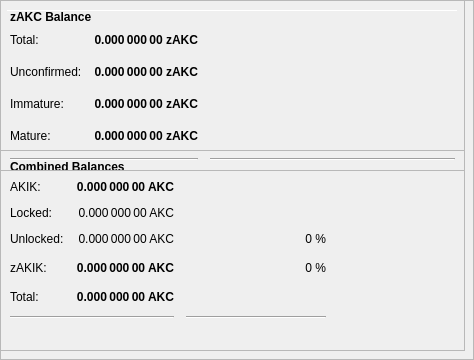
        <widget class="QFrame" name="frameObfuscation">
         <property name="minimumSize">
          <size>
           <width>0</width>
           <height>350</height>
          </size>
         </property>
         <property name="layoutDirection">
          <enum>Qt::LeftToRight</enum>
         </property>
         <property name="frameShape">
          <enum>QFrame::StyledPanel</enum>
         </property>
         <property name="frameShadow">
          <enum>QFrame::Raised</enum>
         </property>
         <widget class="QPushButton" name="runAutoDenom">
          <property name="geometry">
           <rect>
            <x>251</x>
            <y>17</y>
            <width>1</width>
            <height>1</height>
           </rect>
          </property>
          <property name="palette">
           <palette>
            <active>
             <colorrole role="WindowText">
              <brush brushstyle="SolidPattern">
               <color alpha="255">
                <red>0</red>
                <green>0</green>
                <blue>0</blue>
               </color>
              </brush>
             </colorrole>
             <colorrole role="Button">
              <brush brushstyle="SolidPattern">
               <color alpha="255">
                <red>239</red>
                <green>238</green>
                <blue>238</blue>
               </color>
              </brush>
             </colorrole>
             <colorrole role="Light">
              <brush brushstyle="SolidPattern">
               <color alpha="255">
                <red>255</red>
                <green>255</green>
                <blue>255</blue>
               </color>
              </brush>
             </colorrole>
             <colorrole role="Midlight">
              <brush brushstyle="SolidPattern">
               <color alpha="255">
                <red>247</red>
                <green>246</green>
                <blue>246</blue>
               </color>
              </brush>
             </colorrole>
             <colorrole role="Dark">
              <brush brushstyle="SolidPattern">
               <color alpha="255">
                <red>119</red>
                <green>119</green>
                <blue>119</blue>
               </color>
              </brush>
             </colorrole>
             <colorrole role="Mid">
              <brush brushstyle="SolidPattern">
               <color alpha="255">
                <red>159</red>
                <green>159</green>
                <blue>159</blue>
               </color>
              </brush>
             </colorrole>
             <colorrole role="Text">
              <brush brushstyle="SolidPattern">
               <color alpha="255">
                <red>0</red>
                <green>0</green>
                <blue>0</blue>
               </color>
              </brush>
             </colorrole>
             <colorrole role="BrightText">
              <brush brushstyle="SolidPattern">
               <color alpha="255">
                <red>255</red>
                <green>255</green>
                <blue>255</blue>
               </color>
              </brush>
             </colorrole>
             <colorrole role="ButtonText">
              <brush brushstyle="SolidPattern">
               <color alpha="255">
                <red>0</red>
                <green>0</green>
                <blue>0</blue>
               </color>
              </brush>
             </colorrole>
             <colorrole role="Base">
              <brush brushstyle="SolidPattern">
               <color alpha="255">
                <red>255</red>
                <green>255</green>
                <blue>255</blue>
               </color>
              </brush>
             </colorrole>
             <colorrole role="Window">
              <brush brushstyle="SolidPattern">
               <color alpha="255">
                <red>239</red>
                <green>238</green>
                <blue>238</blue>
               </color>
              </brush>
             </colorrole>
             <colorrole role="Shadow">
              <brush brushstyle="SolidPattern">
               <color alpha="255">
                <red>0</red>
                <green>0</green>
                <blue>0</blue>
               </color>
              </brush>
             </colorrole>
             <colorrole role="AlternateBase">
              <brush brushstyle="SolidPattern">
               <color alpha="255">
                <red>247</red>
                <green>246</green>
                <blue>246</blue>
               </color>
              </brush>
             </colorrole>
             <colorrole role="ToolTipBase">
              <brush brushstyle="SolidPattern">
               <color alpha="255">
                <red>255</red>
                <green>255</green>
                <blue>220</blue>
               </color>
              </brush>
             </colorrole>
             <colorrole role="ToolTipText">
              <brush brushstyle="SolidPattern">
               <color alpha="255">
                <red>0</red>
                <green>0</green>
                <blue>0</blue>
               </color>
              </brush>
             </colorrole>
            </active>
            <inactive>
             <colorrole role="WindowText">
              <brush brushstyle="SolidPattern">
               <color alpha="255">
                <red>0</red>
                <green>0</green>
                <blue>0</blue>
               </color>
              </brush>
             </colorrole>
             <colorrole role="Button">
              <brush brushstyle="SolidPattern">
               <color alpha="255">
                <red>239</red>
                <green>238</green>
                <blue>238</blue>
               </color>
              </brush>
             </colorrole>
             <colorrole role="Light">
              <brush brushstyle="SolidPattern">
               <color alpha="255">
                <red>255</red>
                <green>255</green>
                <blue>255</blue>
               </color>
              </brush>
             </colorrole>
             <colorrole role="Midlight">
              <brush brushstyle="SolidPattern">
               <color alpha="255">
                <red>247</red>
                <green>246</green>
                <blue>246</blue>
               </color>
              </brush>
             </colorrole>
             <colorrole role="Dark">
              <brush brushstyle="SolidPattern">
               <color alpha="255">
                <red>119</red>
                <green>119</green>
                <blue>119</blue>
               </color>
              </brush>
             </colorrole>
             <colorrole role="Mid">
              <brush brushstyle="SolidPattern">
               <color alpha="255">
                <red>159</red>
                <green>159</green>
                <blue>159</blue>
               </color>
              </brush>
             </colorrole>
             <colorrole role="Text">
              <brush brushstyle="SolidPattern">
               <color alpha="255">
                <red>0</red>
                <green>0</green>
                <blue>0</blue>
               </color>
              </brush>
             </colorrole>
             <colorrole role="BrightText">
              <brush brushstyle="SolidPattern">
               <color alpha="255">
                <red>255</red>
                <green>255</green>
                <blue>255</blue>
               </color>
              </brush>
             </colorrole>
             <colorrole role="ButtonText">
              <brush brushstyle="SolidPattern">
               <color alpha="255">
                <red>0</red>
                <green>0</green>
                <blue>0</blue>
               </color>
              </brush>
             </colorrole>
             <colorrole role="Base">
              <brush brushstyle="SolidPattern">
               <color alpha="255">
                <red>255</red>
                <green>255</green>
                <blue>255</blue>
               </color>
              </brush>
             </colorrole>
             <colorrole role="Window">
              <brush brushstyle="SolidPattern">
               <color alpha="255">
                <red>239</red>
                <green>238</green>
                <blue>238</blue>
               </color>
              </brush>
             </colorrole>
             <colorrole role="Shadow">
              <brush brushstyle="SolidPattern">
               <color alpha="255">
                <red>0</red>
                <green>0</green>
                <blue>0</blue>
               </color>
              </brush>
             </colorrole>
             <colorrole role="AlternateBase">
              <brush brushstyle="SolidPattern">
               <color alpha="255">
                <red>247</red>
                <green>246</green>
                <blue>246</blue>
               </color>
              </brush>
             </colorrole>
             <colorrole role="ToolTipBase">
              <brush brushstyle="SolidPattern">
               <color alpha="255">
                <red>255</red>
                <green>255</green>
                <blue>220</blue>
               </color>
              </brush>
             </colorrole>
             <colorrole role="ToolTipText">
              <brush brushstyle="SolidPattern">
               <color alpha="255">
                <red>0</red>
                <green>0</green>
                <blue>0</blue>
               </color>
              </brush>
             </colorrole>
            </inactive>
            <disabled>
             <colorrole role="WindowText">
              <brush brushstyle="SolidPattern">
               <color alpha="255">
                <red>119</red>
                <green>119</green>
                <blue>119</blue>
               </color>
              </brush>
             </colorrole>
             <colorrole role="Button">
              <brush brushstyle="SolidPattern">
               <color alpha="255">
                <red>239</red>
                <green>238</green>
                <blue>238</blue>
               </color>
              </brush>
             </colorrole>
             <colorrole role="Light">
              <brush brushstyle="SolidPattern">
               <color alpha="255">
                <red>255</red>
                <green>255</green>
                <blue>255</blue>
               </color>
              </brush>
             </colorrole>
             <colorrole role="Midlight">
              <brush brushstyle="SolidPattern">
               <color alpha="255">
                <red>247</red>
                <green>246</green>
                <blue>246</blue>
               </color>
              </brush>
             </colorrole>
             <colorrole role="Dark">
              <brush brushstyle="SolidPattern">
               <color alpha="255">
                <red>119</red>
                <green>119</green>
                <blue>119</blue>
               </color>
              </brush>
             </colorrole>
             <colorrole role="Mid">
              <brush brushstyle="SolidPattern">
               <color alpha="255">
                <red>159</red>
                <green>159</green>
                <blue>159</blue>
               </color>
              </brush>
             </colorrole>
             <colorrole role="Text">
              <brush brushstyle="SolidPattern">
               <color alpha="255">
                <red>119</red>
                <green>119</green>
                <blue>119</blue>
               </color>
              </brush>
             </colorrole>
             <colorrole role="BrightText">
              <brush brushstyle="SolidPattern">
               <color alpha="255">
                <red>255</red>
                <green>255</green>
                <blue>255</blue>
               </color>
              </brush>
             </colorrole>
             <colorrole role="ButtonText">
              <brush brushstyle="SolidPattern">
               <color alpha="255">
                <red>119</red>
                <green>119</green>
                <blue>119</blue>
               </color>
              </brush>
             </colorrole>
             <colorrole role="Base">
              <brush brushstyle="SolidPattern">
               <color alpha="255">
                <red>239</red>
                <green>238</green>
                <blue>238</blue>
               </color>
              </brush>
             </colorrole>
             <colorrole role="Window">
              <brush brushstyle="SolidPattern">
               <color alpha="255">
                <red>239</red>
                <green>238</green>
                <blue>238</blue>
               </color>
              </brush>
             </colorrole>
             <colorrole role="Shadow">
              <brush brushstyle="SolidPattern">
               <color alpha="255">
                <red>0</red>
                <green>0</green>
                <blue>0</blue>
               </color>
              </brush>
             </colorrole>
             <colorrole role="AlternateBase">
              <brush brushstyle="SolidPattern">
               <color alpha="255">
                <red>239</red>
                <green>238</green>
                <blue>238</blue>
               </color>
              </brush>
             </colorrole>
             <colorrole role="ToolTipBase">
              <brush brushstyle="SolidPattern">
               <color alpha="255">
                <red>255</red>
                <green>255</green>
                <blue>220</blue>
               </color>
              </brush>
             </colorrole>
             <colorrole role="ToolTipText">
              <brush brushstyle="SolidPattern">
               <color alpha="255">
                <red>0</red>
                <green>0</green>
                <blue>0</blue>
               </color>
              </brush>
             </colorrole>
            </disabled>
           </palette>
          </property>
          <property name="focusPolicy">
           <enum>Qt::NoFocus</enum>
          </property>
          <property name="autoFillBackground">
           <bool>true</bool>
          </property>
          <property name="text">
           <string/>
          </property>
          <property name="flat">
           <bool>true</bool>
          </property>
         </widget>
         <widget class="Line" name="line">
          <property name="geometry">
           <rect>
            <x>7</x>
            <y>10</y>
            <width>451</width>
            <height>1</height>
           </rect>
          </property>
          <property name="orientation">
           <enum>Qt::Horizontal</enum>
          </property>
         </widget>
         <widget class="QFrame" name="frame_3">
          <property name="geometry">
           <rect>
            <x>0</x>
            <y>150</y>
            <width>465</width>
            <height>201</height>
           </rect>
          </property>
          <property name="frameShape">
           <enum>QFrame::StyledPanel</enum>
          </property>
          <property name="frameShadow">
           <enum>QFrame::Raised</enum>
          </property>
          <layout class="QVBoxLayout" name="verticalLayout_5">
           <item>
            <layout class="QHBoxLayout" name="horizontalLayout_5" stretch="0">
             <item>
              <widget class="QLabel" name="label_5z">
               <property name="maximumSize">
                <size>
                 <width>16777215</width>
                 <height>20</height>
                </size>
               </property>
               <property name="font">
                <font>
                 <weight>75</weight>
                 <bold>true</bold>
                </font>
               </property>
               <property name="toolTip">
                <string>Combined Balances (including unconfirmed and immature coins)</string>
               </property>
               <property name="text">
                <string>&lt;html&gt;&lt;head/&gt;&lt;body&gt;&lt;p&gt;Combined Balances&lt;/p&gt;&lt;/body&gt;&lt;/html&gt;</string>
               </property>
              </widget>
             </item>
            </layout>
           </item>
           <item>
            <layout class="QGridLayout" name="gridLayout_3">
             <property name="spacing">
              <number>12</number>
             </property>
             <item row="7" column="0" colspan="2">
              <widget class="Line" name="lineSpendableBalance_3">
               <property name="orientation">
                <enum>Qt::Horizontal</enum>
               </property>
              </widget>
             </item>
             <item row="7" column="2">
              <widget class="Line" name="lineWatchBalance_3">
               <property name="sizePolicy">
                <sizepolicy hsizetype="Preferred" vsizetype="Fixed">
                 <horstretch>0</horstretch>
                 <verstretch>0</verstretch>
                </sizepolicy>
               </property>
               <property name="minimumSize">
                <size>
                 <width>140</width>
                 <height>0</height>
                </size>
               </property>
               <property name="orientation">
                <enum>Qt::Horizontal</enum>
               </property>
              </widget>
             </item>
             <item row="4" column="1">
              <widget class="QLabel" name="labelzBalancez">
               <property name="font">
                <font>
                 <weight>75</weight>
                 <bold>true</bold>
                </font>
               </property>
               <property name="cursor">
                <cursorShape>IBeamCursor</cursorShape>
               </property>
               <property name="toolTip">
                <string>Total of transactions that have yet to be confirmed, and do not yet count toward the spendable balance</string>
               </property>
               <property name="text">
                <string notr="true">0.000 000 00 AKC</string>
               </property>
               <property name="alignment">
                <set>Qt::AlignRight|Qt::AlignTrailing|Qt::AlignVCenter</set>
               </property>
               <property name="textInteractionFlags">
                <set>Qt::LinksAccessibleByMouse|Qt::TextSelectableByKeyboard|Qt::TextSelectableByMouse</set>
               </property>
              </widget>
             </item>
             <item row="6" column="1">
              <widget class="QLabel" name="labelTotalz">
               <property name="font">
                <font>
                 <weight>75</weight>
                 <bold>true</bold>
                </font>
               </property>
               <property name="cursor">
                <cursorShape>IBeamCursor</cursorShape>
               </property>
               <property name="toolTip">
                <string>Total Balance, including unconfirmed and immature coins.</string>
               </property>
               <property name="text">
                <string notr="true">0.000 000 00 AKC</string>
               </property>
               <property name="alignment">
                <set>Qt::AlignRight|Qt::AlignTrailing|Qt::AlignVCenter</set>
               </property>
               <property name="textInteractionFlags">
                <set>Qt::LinksAccessibleByMouse|Qt::TextSelectableByKeyboard|Qt::TextSelectableByMouse</set>
               </property>
              </widget>
             </item>
             <item row="4" column="3">
              <spacer name="horizontalSpacer_6">
               <property name="orientation">
                <enum>Qt::Horizontal</enum>
               </property>
               <property name="sizeHint" stdset="0">
                <size>
                 <width>40</width>
                 <height>20</height>
                </size>
               </property>
              </spacer>
             </item>
             <item row="6" column="0">
              <widget class="QLabel" name="labelTotalTextz">
               <property name="text">
                <string>Total:</string>
               </property>
              </widget>
             </item>
             <item row="1" column="0">
              <widget class="QLabel" name="labelBalanceTextz">
               <property name="text">
                <string>AKIK:</string>
               </property>
              </widget>
             </item>
             <item row="1" column="1">
              <widget class="QLabel" name="labelBalancez">
               <property name="font">
                <font>
                 <weight>75</weight>
                 <bold>true</bold>
                </font>
               </property>
               <property name="cursor">
                <cursorShape>IBeamCursor</cursorShape>
               </property>
               <property name="toolTip">
                <string>Your current spendable balance</string>
               </property>
               <property name="text">
                <string notr="true">0.000 000 00 AKC</string>
               </property>
               <property name="alignment">
                <set>Qt::AlignRight|Qt::AlignTrailing|Qt::AlignVCenter</set>
               </property>
               <property name="textInteractionFlags">
                <set>Qt::LinksAccessibleByMouse|Qt::TextSelectableByKeyboard|Qt::TextSelectableByMouse</set>
               </property>
              </widget>
             </item>
             <item row="4" column="0">
              <widget class="QLabel" name="labelzBalanceTextz">
               <property name="toolTip">
                <string/>
               </property>
               <property name="text">
                <string>zAKIK:</string>
               </property>
              </widget>
             </item>
             <item row="4" column="2">
              <widget class="QLabel" name="labelzAKIKPercent">
               <property name="toolTip">
                <string>Current percentage of zAKC.
If AutoMint is enabled this percentage will settle around the configured AutoMint percentage (default = 10%)</string>
               </property>
               <property name="text">
                <string>0 %</string>
               </property>
               <property name="alignment">
                <set>Qt::AlignRight|Qt::AlignTrailing|Qt::AlignVCenter</set>
               </property>
              </widget>
             </item>
             <item row="6" column="2">
              <widget class="QLabel" name="label100Percent">
               <property name="text">
                <string/>
               </property>
               <property name="alignment">
                <set>Qt::AlignRight|Qt::AlignTrailing|Qt::AlignVCenter</set>
               </property>
              </widget>
             </item>
             <item row="2" column="1">
              <widget class="QLabel" name="labelLockedBalance">
               <property name="toolTip">
                <string>Locked AKC or Masternode collaterals. These are excluded from zAKC minting.</string>
               </property>
               <property name="text">
                <string>0.000 000 00 AKC</string>
               </property>
               <property name="alignment">
                <set>Qt::AlignRight|Qt::AlignTrailing|Qt::AlignVCenter</set>
               </property>
              </widget>
             </item>
             <item row="2" column="0">
              <widget class="QLabel" name="labelLockedBalanceText">
               <property name="toolTip">
                <string>Locked AKC or Masternode collaterals. These are excluded from zAKC minting.</string>
               </property>
               <property name="text">
                <string>Locked:</string>
               </property>
              </widget>
             </item>
             <item row="3" column="0">
              <widget class="QLabel" name="labelUnLockedBalanceText">
               <property name="toolTip">
                <string>Unlocked AKCs. These can be used for zAKC minting.</string>
               </property>
               <property name="text">
                <string>Unlocked:</string>
               </property>
              </widget>
             </item>
             <item row="3" column="1">
              <widget class="QLabel" name="labelUnLockedBalance">
               <property name="toolTip">
                <string>Unlocked AKCs. These can be used for zAKC minting.</string>
               </property>
               <property name="text">
                <string>0.000 000 00 AKC</string>
               </property>
               <property name="alignment">
                <set>Qt::AlignRight|Qt::AlignTrailing|Qt::AlignVCenter</set>
               </property>
              </widget>
             </item>
             <item row="3" column="2">
              <widget class="QLabel" name="labelAKIKPercent">
               <property name="text">
                <string>0 %</string>
               </property>
               <property name="alignment">
                <set>Qt::AlignRight|Qt::AlignTrailing|Qt::AlignVCenter</set>
               </property>
              </widget>
             </item>
            </layout>
           </item>
           <item>
            <spacer name="verticalSpacer">
             <property name="orientation">
              <enum>Qt::Vertical</enum>
             </property>
             <property name="sizeHint" stdset="0">
              <size>
               <width>20</width>
               <height>40</height>
              </size>
             </property>
            </spacer>
           </item>
          </layout>
         </widget>
         <widget class="QFrame" name="frame_4">
          <property name="geometry">
           <rect>
            <x>0</x>
            <y>0</y>
            <width>465</width>
            <height>171</height>
           </rect>
          </property>
          <property name="frameShape">
           <enum>QFrame::StyledPanel</enum>
          </property>
          <property name="frameShadow">
           <enum>QFrame::Raised</enum>
          </property>
          <layout class="QVBoxLayout" name="verticalLayout_7">
           <item>
            <layout class="QHBoxLayout" name="horizontalLayout_8" stretch="0">
             <item>
              <widget class="QLabel" name="label_5z_3">
               <property name="maximumSize">
                <size>
                 <width>16777215</width>
                 <height>20</height>
                </size>
               </property>
               <property name="font">
                <font>
                 <weight>75</weight>
                 <bold>true</bold>
                </font>
               </property>
               <property name="text">
                <string>zAKC Balance</string>
               </property>
              </widget>
             </item>
            </layout>
           </item>
           <item>
            <layout class="QGridLayout" name="gridLayout_5">
             <property name="spacing">
              <number>12</number>
             </property>
             <item row="4" column="0">
              <widget class="QLabel" name="labelzBalanceMatureText">
               <property name="toolTip">
                <string>Mature: more than 20 confirmation and more than 1 mints of the same denomination after it was minted.
These zAKC are spendable.</string>
               </property>
               <property name="text">
                <string>Mature:</string>
               </property>
              </widget>
             </item>
             <item row="5" column="0" colspan="2">
              <widget class="Line" name="lineSpendableBalance_5">
               <property name="orientation">
                <enum>Qt::Horizontal</enum>
               </property>
              </widget>
             </item>
             <item row="1" column="1">
              <widget class="QLabel" name="labelzBalance">
               <property name="font">
                <font>
                 <weight>75</weight>
                 <bold>true</bold>
                </font>
               </property>
               <property name="cursor">
                <cursorShape>IBeamCursor</cursorShape>
               </property>
               <property name="toolTip">
                <string>All available zAKC, unconfirmed and immature zAKC included.</string>
               </property>
               <property name="text">
                <string notr="true">0.000 000 00 zAKC</string>
               </property>
               <property name="alignment">
                <set>Qt::AlignRight|Qt::AlignTrailing|Qt::AlignVCenter</set>
               </property>
               <property name="textInteractionFlags">
                <set>Qt::LinksAccessibleByMouse|Qt::TextSelectableByKeyboard|Qt::TextSelectableByMouse</set>
               </property>
              </widget>
             </item>
             <item row="5" column="2">
              <widget class="Line" name="lineWatchBalance_5">
               <property name="sizePolicy">
                <sizepolicy hsizetype="Preferred" vsizetype="Fixed">
                 <horstretch>0</horstretch>
                 <verstretch>0</verstretch>
                </sizepolicy>
               </property>
               <property name="minimumSize">
                <size>
                 <width>140</width>
                 <height>0</height>
                </size>
               </property>
               <property name="orientation">
                <enum>Qt::Horizontal</enum>
               </property>
              </widget>
             </item>
             <item row="1" column="0">
              <widget class="QLabel" name="labelzBalanceText">
               <property name="toolTip">
                <string>All available zAKC, unconfirmed and immature zAKC included.</string>
               </property>
               <property name="text">
                <string>Total:</string>
               </property>
              </widget>
             </item>
             <item row="1" column="2">
              <spacer name="horizontalSpacer_8">
               <property name="orientation">
                <enum>Qt::Horizontal</enum>
               </property>
               <property name="sizeHint" stdset="0">
                <size>
                 <width>40</width>
                 <height>20</height>
                </size>
               </property>
              </spacer>
             </item>
             <item row="4" column="2">
              <spacer name="horizontalSpacer_4">
               <property name="orientation">
                <enum>Qt::Horizontal</enum>
               </property>
               <property name="sizeHint" stdset="0">
                <size>
                 <width>40</width>
                 <height>20</height>
                </size>
               </property>
              </spacer>
             </item>
             <item row="4" column="1">
              <widget class="QLabel" name="labelzBalanceMature">
               <property name="font">
                <font>
                 <weight>75</weight>
                 <bold>true</bold>
                </font>
               </property>
               <property name="toolTip">
                <string>Mature: more than 20 confirmation and more than 1 mints of the same denomination after it was minted.
These zAKC are spendable.</string>
               </property>
               <property name="text">
                <string>0.000 000 00 zAKC</string>
               </property>
               <property name="alignment">
                <set>Qt::AlignRight|Qt::AlignTrailing|Qt::AlignVCenter</set>
               </property>
              </widget>
             </item>
             <item row="2" column="0">
              <widget class="QLabel" name="labelzBalanceUnconfirmedText">
               <property name="toolTip">
                <string>Unconfirmed: less than 20 confirmations
Immature: confirmed, but less than 1 mints of the same denomination after it was minted</string>
               </property>
               <property name="text">
                <string>Unconfirmed:</string>
               </property>
              </widget>
             </item>
             <item row="2" column="1">
              <widget class="QLabel" name="labelzBalanceUnconfirmed">
               <property name="font">
                <font>
                 <weight>75</weight>
                 <bold>true</bold>
                </font>
               </property>
               <property name="toolTip">
                <string>Unconfirmed: less than 20 confirmations
Immature: confirmed, but less than 1 mints of the same denomination after it was minted</string>
               </property>
               <property name="text">
                <string>0.000 000 00 zAKC</string>
               </property>
               <property name="alignment">
                <set>Qt::AlignRight|Qt::AlignTrailing|Qt::AlignVCenter</set>
               </property>
              </widget>
             </item>
             <item row="2" column="2">
              <spacer name="horizontalSpacer_5">
               <property name="orientation">
                <enum>Qt::Horizontal</enum>
               </property>
               <property name="sizeHint" stdset="0">
                <size>
                 <width>40</width>
                 <height>20</height>
                </size>
               </property>
              </spacer>
             </item>
             <item row="3" column="0">
              <widget class="QLabel" name="labelzBalanceImmatureText">
               <property name="toolTip">
                <string>Unconfirmed: less than 20 confirmations
Immature: confirmed, but less than 1 mints of the same denomination after it was minted</string>
               </property>
               <property name="text">
                <string>Immature:</string>
               </property>
              </widget>
             </item>
             <item row="3" column="1">
              <widget class="QLabel" name="labelzBalanceImmature">
               <property name="font">
                <font>
                 <weight>75</weight>
                 <bold>true</bold>
                </font>
               </property>
               <property name="toolTip">
                <string>Unconfirmed: less than 20 confirmations
Immature: confirmed, but less than 1 mints of the same denomination after it was minted</string>
               </property>
               <property name="text">
                <string>0.000 000 00 zAKC</string>
               </property>
               <property name="alignment">
                <set>Qt::AlignRight|Qt::AlignTrailing|Qt::AlignVCenter</set>
               </property>
              </widget>
             </item>
             <item row="3" column="2">
              <spacer name="horizontalSpacer_7">
               <property name="orientation">
                <enum>Qt::Horizontal</enum>
               </property>
               <property name="sizeHint" stdset="0">
                <size>
                 <width>40</width>
                 <height>20</height>
                </size>
               </property>
              </spacer>
             </item>
            </layout>
           </item>
          </layout>
         </widget>
        </widget>
